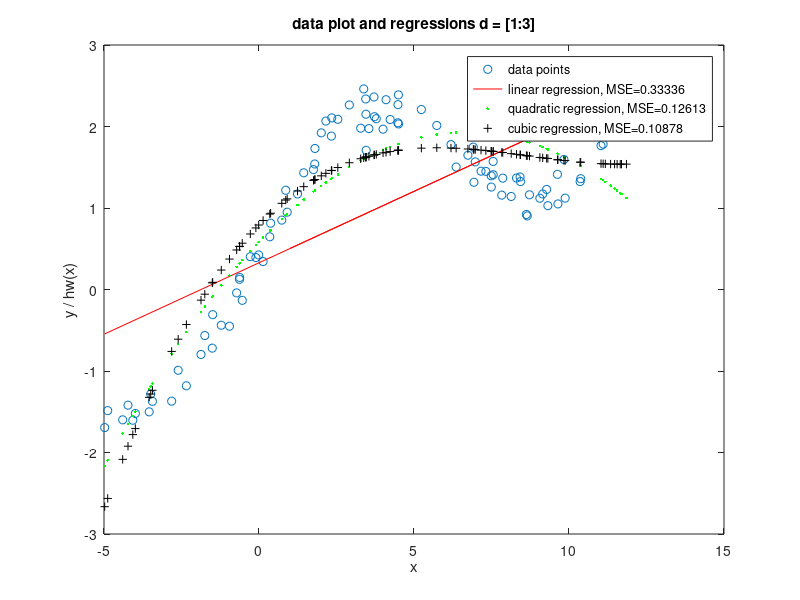
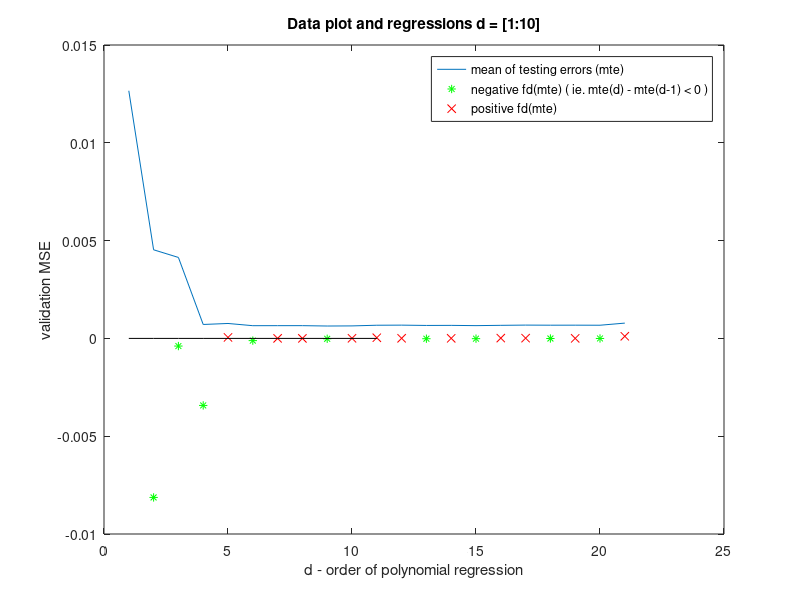
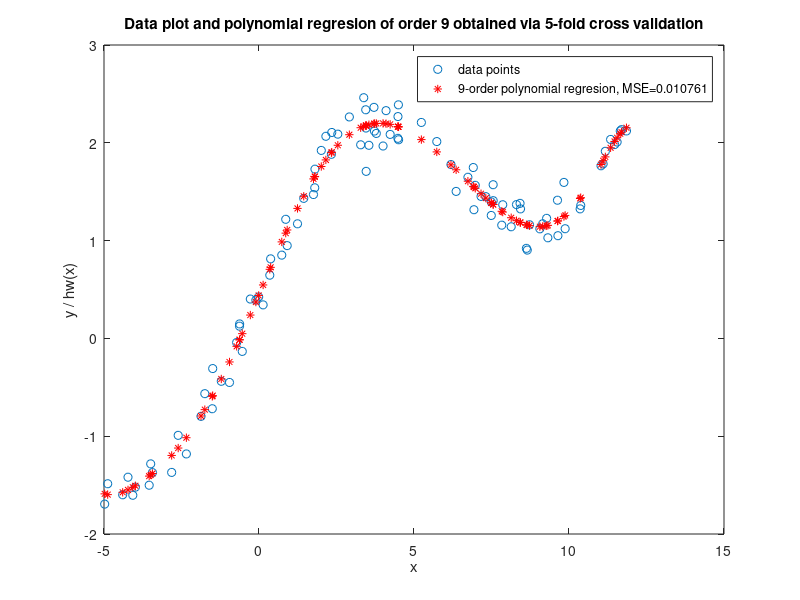
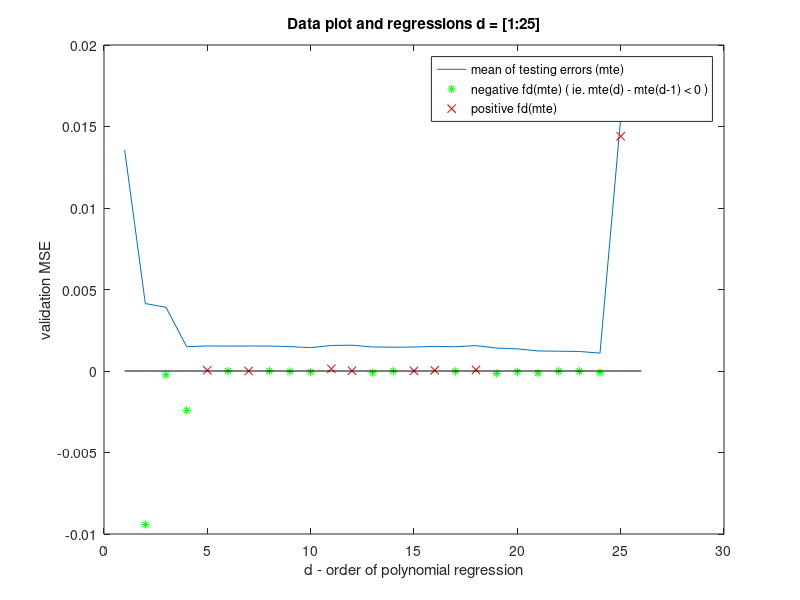

MATLAB code for these plots, in order:
% COMP 6321 Machine Learning, Fall 2016
% Federico O'Reilly Regueiro - 40012304
% Assignment 1, due September 30

% Note: albeit non-standard, in order to create a single m file, the ' script' 
% part has been wrapped in a function that takes no parameters and returns 
% nothing...

function [] = A1  % Q 1a
    x = load('hw1x.dat');
    y = load('hw1y.dat');

    % plot x against y, use circles and avoid plotting connecting lines
    figure(1);
    plot(x, y, 'o');
    title(['data plot and regressions d = [1:3]']);
    ylabel('y / hw(x)');
    xlabel('x');

    % Q 1b
    x = [x, ones(length(x),1)];

    % w = inv(x'*x) * x'*y;
    w = (x' * x) \ x'*y;

    hold on;

    % just plot the lie between the en
    endpoints = [min(x), max(x)];

    plot(endpoints, (w(1).* endpoints + w(2)), 'r');

    jh_lin = trainingErr(x, w, y);

    % Q 1e - TODO is this a better fit? write in doc
    [w2, x_prime] = PolyRegress(x,y,2);
    plot(x(:,size(x,2)-1), x_prime*w2, 'g.')

    jh_quad = trainingErr(x_prime, w2, y);

    % Q 1f - TODO is this a better fit? write in doc
    [w3, x_prime] = PolyRegress(x,y,3);
    plot(x(:,size(x,2)-1), x_prime*w3, 'k+')

    jh_cub = trainingErr(x_prime, w3, y);

    legend('data points', ['linear regression, MSE=',num2str(jh_lin)], ...
          ['quadratic regression, MSE=', num2str(jh_quad)], ...
          ['cubic regression, MSE=', num2str(jh_cub)]);
    hold off;

    % Q 1h
    [d, train_error, test_error] = k_fold_cv (x, y, 5);
    figure(2);
    plot(mean(test_error, 2));
    hold on;
    diff_abscissa = 2:size(test_error,1);
    mean_test_error = mean(test_error,2)
    test_err_diff = diff(mean(test_error,2))
    % plot non-positive finite difference
    idx = test_err_diff < 0;
    plot(diff_abscissa(idx),test_err_diff(idx), 'g*' );
    % plot positive finite difference
    idx = test_err_diff >= 0;
    plot(diff_abscissa(idx),test_err_diff(idx), 'rx' );
    plot(1:d+2, zeros(d+2, 1), 'k-');
    hold off;
    title(['Data plot and regressions d = [1:', num2str(d+1), ']']);
    ylabel('validation MSE');
    xlabel('d - order of polynomial regression');
    legend('mean of testing errors (mte)', ...
           'negative fd(mte) ( ie. mte(d) - mte(d-1) < 0 )', 
           'positive fd(mte)');
    [wd, x_prime] = PolyRegress(x,y,d);
    jh_d = trainingErr(x_prime, wd, y);
    figure(3);
    plot(x(:,1), y, 'o');
    hold on;
    plot(x(:, size(x,2)-1), x_prime*wd, 'r*');, 
    hold off;
    title(['Data plot and polynomial regresion of order ', num2str(d), ...
          ' obtained via 5-fold cross validation']);
    ylabel('y / hw(x)');
    xlabel('x');
    legend('data points', [num2str(d), '-order polynomial regresion, MSE=', ...
            num2str(jh_d)]);
            
            
            
            
    % Q 1i
    [d, train_error, test_error] = k_fold_cv (x, y, 5, true);
    figure(4);
    plot(mean(test_error, 2));
    hold on;
    diff_abscissa = 2:size(test_error,1);
    mean_test_error = mean(test_error,2)
    test_err_diff = diff(mean(test_error,2))
    % plot non-positive finite difference
    idx = test_err_diff < 0;
    plot(diff_abscissa(idx),test_err_diff(idx), 'g*' );
    % plot positive finite difference
    idx = test_err_diff >= 0;
    plot(diff_abscissa(idx),test_err_diff(idx), 'rx' );
    plot(1:d+2, zeros(d+2, 1), 'k-');
    hold off;
    title(['Data plot and regressions d = [1:', num2str(d+1), ']']);
    ylabel('validation MSE');
    xlabel('d - order of polynomial regression');
    legend('mean of testing errors (mte)', ...
           'negative fd(mte) ( ie. mte(d) - mte(d-1) < 0 )', 
           'positive fd(mte)');
    [wd, x_prime] = PolyRegress(x,y,d, true);
    jh_d = trainingErr(x_prime, wd, y);
    figure(5);
    plot(x(:,1), y, 'o');
    hold on;
    plot(x(:, size(x,2)-1), x_prime*wd, 'r*');, 
    hold off;
    title(['Data plot and polynomial regresion of order ', num2str(d), ...
          ' obtained via 5-fold cross validation']);
    ylabel('y / hw(x)');
    xlabel('x');
    legend('data points', [num2str(d), '-order polynomial regresion, MSE=', ...
            num2str(jh_d)]);
end

% Q 1c
function jh = trainingErr(x, w, y)
  hx = x*w;
  % use mse, doesn't really matter but it's simpler to think of than total se
  jh = sum((hx - y).^2)/(2*size(x,1));
end

% Q 1d
function [w, x_prime] = PolyRegress(x, y, d, normalize)
  if nargin < 4
    normalize = false;
  end
  if(d >= 1)
    x_prime = format_poly(x, d, normalize);
  else
    error('Error, d must be larger or equal to 1');
  end
  w = (x_prime'*x_prime) \ x_prime'*y;
end

% helper for PolyRegress
function x_prime = format_poly(x,d, normalize) 
  if nargin < 3
    normalize = false;
  end  
  x_prime = repmat(x(:,1), 1, d+1).^(repmat((d:-1:0), size(x,1), 1));
  if normalize
  x_prime = x_prime * inv(diag(max(x_prime)));
  end
end

function [d, train_error, test_error] = k_fold_cv (x, y, k, normalize)
    % sure, we could solve for the general case, but...
    if mod(size(x,1), k)
        error('Matrix x must contain a multiple of k entries');
    end
    if nargin < 4
        normalize = false;
    end
    normalize
    m = size(x,1);
    % x_shuffle = x(randperm(m),:);
    x_shuffle = 1:m;
    
    % matlab abonimation for a do-while loop
    test_err_decreasing = true;
    % first two entries in the errors are the maximum possible fp num
    % just for the logic in the while loop (no do-while in matlab)
    % get rid of these two entries at the end
    test_error = repmat(realmax, 2, k);
    train_error = repmat(realmax, 2, k);
    d = 0;
    while (test_err_decreasing)
        % create a blank entry to accumulate errors each fold
        d = d+1; 
        %test_error = [test_error; 0];
        %train_error = [train_error; 0];
        m_k = m/k;
        for i = 1:k
           idx_btm = 1:(m_k*(i-1));
           idx_tst = m_k*(i-1)+1:(m_k*i);
           idx_top = (m_k*i)+1:m;
           x_train = [x(idx_btm,:);x(idx_top,:)];
           y_train = [y(idx_btm,:);y(idx_top,:)];
           x_test = format_poly(x(idx_tst, :), d, normalize);
           y_test = y(idx_tst, :);

           % training
           %w = (x_train'*x_train) \ x_train'*y_train;
           [w, x_train_prime] = PolyRegress(x_train,y_train,d, normalize);
           jh_train = trainingErr(x_train_prime, w, y_train);
           
           train_error(d+2, k) = jh_train;
           % validation
           jh_test = trainingErr(x_test, w, y_test);
           test_error(d+2, k) = jh_test;
        end
        % TODO should our test allow one isolated small increase?
        % TODO also, change condition above used now to 'hack' d
        test_err_decreasing = (mean(test_error(d+2,:))...
             <= mean(test_error(d+1,:)))...
                  || (mean(test_error(d+2,:)) - mean(test_error(d+1,:))) ...
                  < 32 * abs(mean(test_error(d+1,:)) - mean(test_error(d,:)));
    end
    % TODO change the format of returned errors so we can get a variance
    % remove first entry for errors vectors
    test_error(1:2,:) = [];
    train_error(1:2,:) = [];
    % divide errors between k
    test_error = test_error/k;
    train_error = train_error/k;
    % d already stopped decreasing, optimal d has been passed
    
    [dummy, d] = min(mean(test_error,2));
end

  
